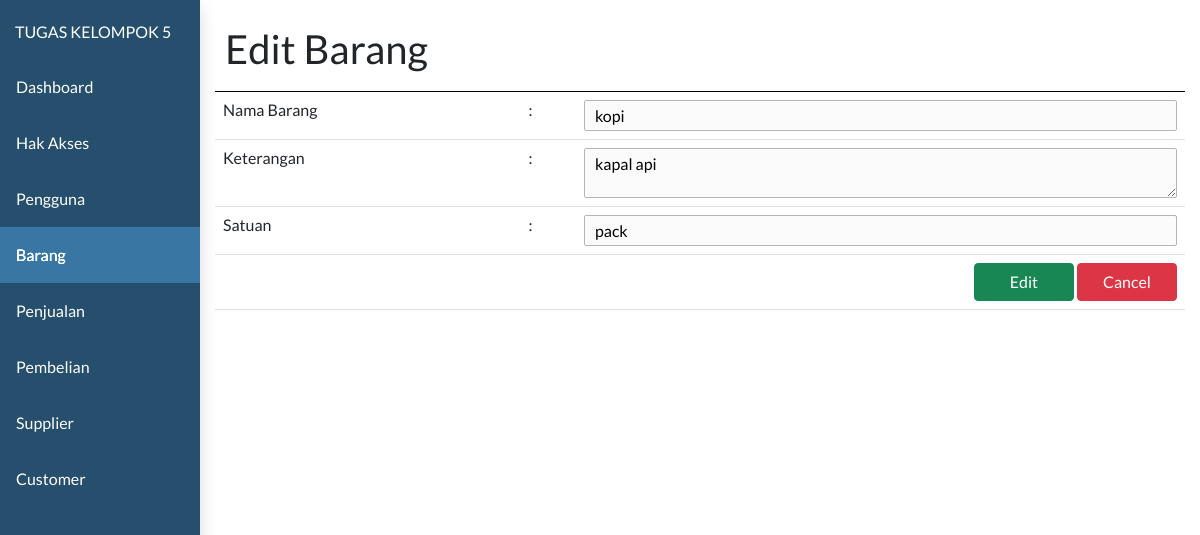
The app's page /toko/admin.php?page=barang&subpage=barang-detail&id=1 with its own data.
### tables this page shows
CREATE TABLE `barang` (
  `id_barang` int(11) NOT NULL,
  `nama_barang` varchar(255) DEFAULT NULL,
  `keterangan` text DEFAULT NULL,
  `satuan` varchar(20) DEFAULT NULL,
  `id_pengguna` int(11) DEFAULT NULL
);

### toko/controller/barang_controller.php (called while the page is built, shortened)
<?php
require_once "controller/base_controller.php";
class BarangController {
    function callmodel(){
        $baseController = new BaseController();
    }
    function barang_detail($data){
        $model = new model;
        $barangDetail = $model->selectWhere("barang", "id_barang = '$data'");
        return $barangDetail;
    }
}
?>

### toko/model/model.php (called while the page is built, shortened)
<?php
class model {
    function selectWhere($table, $where){
        require "koneksi.php";
        $data = mysqli_query($connect, "SELECT * FROM $table where $where");
        $dataarray = array();
            while($row = mysqli_fetch_assoc($data)){
                $dataarray[] = $row;
            }
        return $dataarray;
    }
}
?>

### toko/view/barang/barang-detail.php (the view, shortened to what this page needs)
<?php
require_once "controller/barang_controller.php";
$barangController = new BarangController();
$barangController->callasset();
$barangDetail = null;
if (isset($_GET['id'])) {
  $barangDetail = $barangController->barang_detail($_GET['id']);
}
?>
<html>
<head>
</head>
<body>
  <div class="clm-12" style="border-bottom:1px solid black;">
    <h1><?php echo $barangDetail != null ? "Edit Barang" : "Tambah Barang" ?></h1>
  </div>
  <form action="submit.php" method="post" enctype="multipart/form-data">
    <table class="table">
      <tr>
        <td>Nama Barang</td>
        <td>:</td>
        <td><input type="text" class="input" name="nama_barang" value="<?php echo $barangDetail != null ? $barangDetail[0]['nama_barang'] : '' ?>" autocomplete="off" required/></td>
      </tr>
      <tr>
        <td style="vertical-align:top;">Keterangan</td>
        <td style="vertical-align:top;">:</td>
        <td>
          <textarea class="input" name="keterangan" autocomplete="off" required><?php echo $barangDetail != null ? $barangDetail[0]['keterangan'] : '' ?></textarea>
        </td>
      </tr>
      <tr>
        <td>Satuan</td>
        <td>:</td>
        <td><input type="text" class="input" name="satuan" value="<?php echo $barangDetail != null ? $barangDetail[0]['satuan'] : '' ?>" autocomplete="off" required/></td>
      </tr>
      <tr>
        <td colspan="3" style="text-align:right">
          <?php if ($barangDetail) : ?>
            <input type="submit" name="barang-edit-submit" class="btn btn-success" style="width:100px;" value="Edit">
          <?php endif ?>
          <a href="?page=barang&&subpage=barang-list"><input type="button" class="btn btn-danger" style="width:100px;" value="Cancel"></a>
        </td>
      </tr>
    </table>
  </form>
</body>
</html>

### toko/assets/css/style.css (style rules this page uses)
* { font-family: 'lato'; margin: 0px; }
.clm-1, .clm-2, .clm-3, .clm-4, .clm-5, .clm-6, .clm-7, .clm-8, .clm-9, .clm-10, .clm-11, .clm-12 { float:left; padding:10px; box-sizing: border-box; }
.clm-12 { width:100%; }
.input { padding: 5px 10px; border:1px solid #b5b5b5; background:#fbfbfb; border-radius:2px; width: 100%; }

### records on screen
barang: nama_barang "kopi", keterangan "kapal api", satuan "pack"
